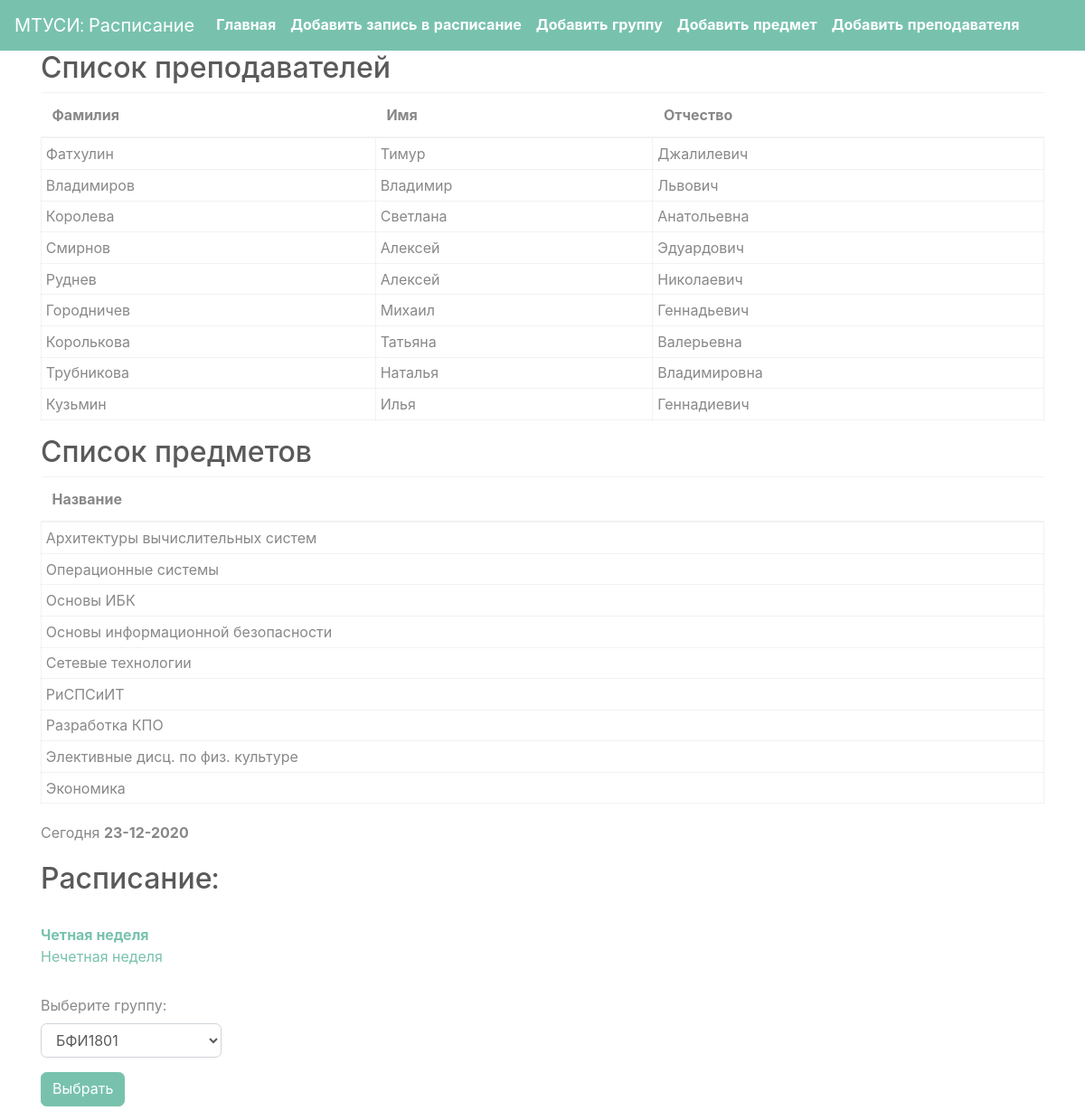
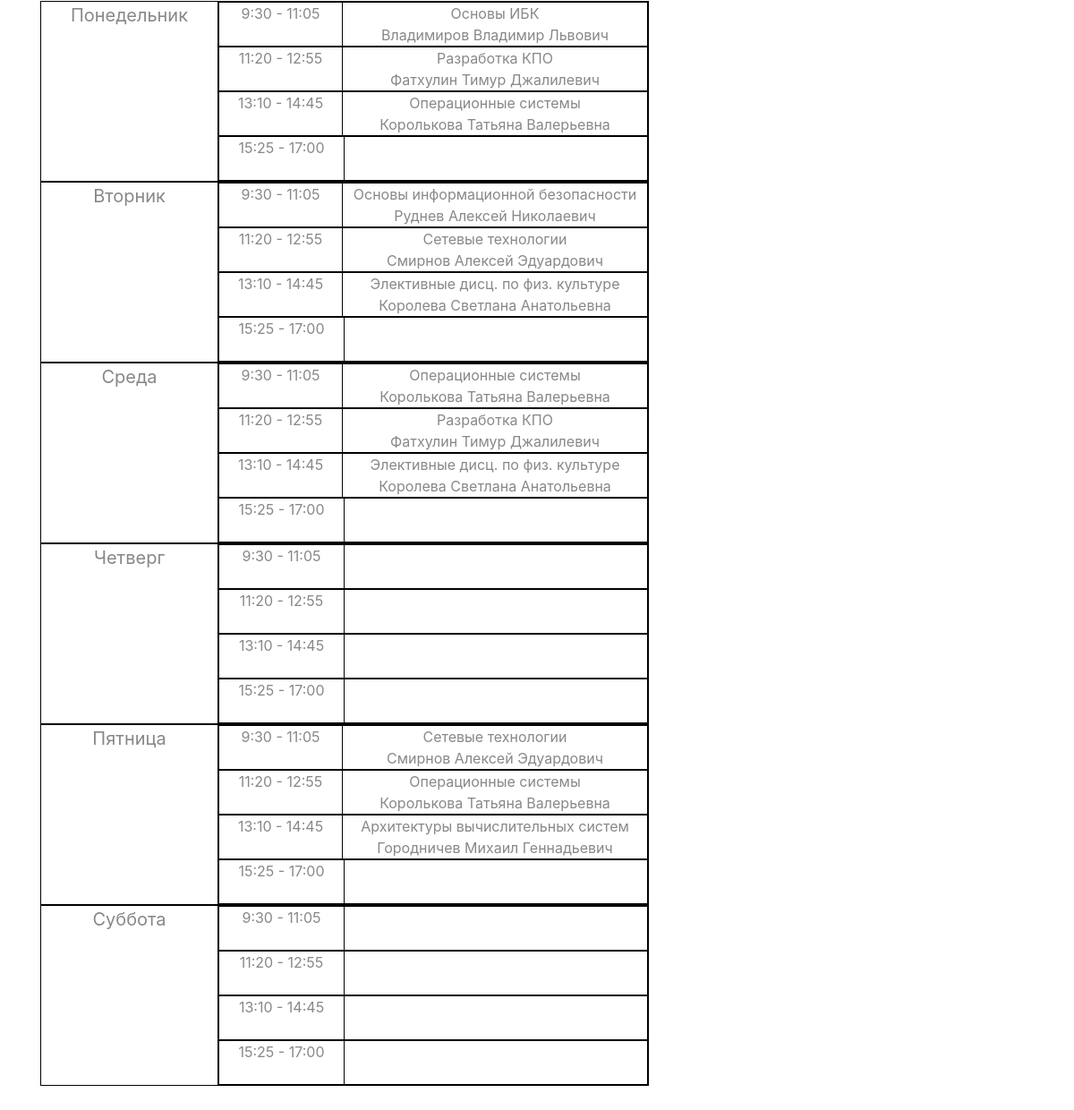
The page / on the database its author committed (2 pictures, top to bottom).
### models/lecturer.py (models this page shows)
class Lecturer(db.Model):
    __tablename__ = 'lecturer'
    id = db.Column(db.Integer, primary_key=True)
    name = db.Column(db.String(30), nullable=False)
    last_name = db.Column(db.String(30), nullable=False)
    surname = db.Column(db.String(30), nullable=False)

### models/subject.py (models this page shows)
class Subject(db.Model):
    __tablename__ = 'subject'
    id = db.Column(db.Integer, primary_key=True)
    subject_name = db.Column(db.String(30), unique=True, nullable=False)

### Routes/Lecturers.py (the view)
@lecturers.route('/')
def index():
    first = datetime.datetime.strptime("09.11.2020", "%d.%m.%Y")
    today = datetime.date.today()
    now = datetime.datetime.now()
    razn = ((now - first).days)
    if (razn // 7) % 2 == 0:
        todned = "Нечетная"
    else:
        todned = "Четная"
    days = ["Понедельник", "Вторник", "Среда", "Четверг", "Пятница", "Суббота"]
    trv = ['9:30 - 11:05','11:20 - 12:55','13:10 - 14:45','15:25 - 17:00']
    cur_group = "БФИ1801"
    group_id = db.session.query(Group.id).filter(Group.name==cur_group).first()[0]
    schedule = db.session.query(Schedule).filter(Schedule.group_id==group_id)
    return render_template('index.html', curdate = today.strftime('%d-%m-%Y'), todned = todned,cur_group=cur_group, days = days, trvs = trv, lecturers=Lecturer.query.all(),subjects=Subject.query.all(),intervals=Interval.query.all(),group_names=Group.query.all(),schedules=schedule)

### templates/index.html (shortened to what this page needs)
<!DOCTYPE html>
<html lang="en">
<head>
    <link rel="stylesheet" type="text/css" href="/static/css/tema.css">
</head>
<body>
    {% include "Nav.html" %}
<div class="container">
        <div class="table_content">
            <h2>Список преподавателей</h2>
            <table class="table table-hover">
                <thead>
                <tr>
                    <th scope="col">Фамилия</th>
                    <th scope="col">Имя</th>
                    <th scope="col">Отчество</th>
                </tr>
                </thead>
                <tbody>
                {% for lecturer in lecturers %}
                <tr class="table table-sm table-bordered">
                    <td>{{ lecturer.last_name }}</td>
                    <td>{{ lecturer.name }}</td>
                    <td>{{ lecturer.surname }}</td>
                {% endfor %}
                </tr>
                </tbody>
            </table>
        </div>
    </div>
    <div class="container">
        <div class="table_content">
            <h2>Список предметов</h2>
            <table class="table table-hover">
                <thead>
                <tr>
                    <th scope="col">Название</th>
                </tr>
                </thead>
                <tbody>
                {% for subject in subjects %}
                <tr class="table table-sm table-bordered">
                    <td>{{ subject.subject_name }}</td>
                {% endfor %}
                </tr>
                </tbody>
            </table>
        </div>
    </div>
    <div class="container">
        <div class="date">Сегодня <span class="todays">{{ curdate }} </span></div>
        <div class="table_content">
            <h2>Расписание:</h2>
                <div class="headd">
                <div>
                    <div><a href='#' class="chet active">Четная неделя</a></div>
                    <div><a href='#' class="nechet">Нечетная неделя</a></div>
                </div>
                </div>
                <form action="" method="post" >
                    <p>
                        <div class="form-group">
                            <label for="cur_group">Выберите группу:</label>
                            <select class="form-control" id="exampleSelect11" name="cur_group">
                            {% for groupn in group_names %}
                            <option>{{ groupn.name }}</option>
                            {% endfor %}
                            </select>
                          </div>
                    </p>
                <p>
                    <input type="submit" class="btn btn-primary" value = "Выбрать">
                </p>
                </form>
                {% for day in days %}
                        <div class="table-rows">
                        <div class="daydiv">{{ day }}</div>
                        <div class="flex-container">
                    {% for trv in trvs %}
                    <div class="kek">
                    <div class="time">{{ trv }}</div>
                        {% for schedule in schedules %}
                        {% if schedule.chet == 0 %}
                        <div class="chet_ned show">
                            {% if schedule.day == day %}
                                    {% for interval in intervals %}
                                        {% if interval.id == schedule.interval_id and interval.interval == trv  %}
                                            <div class="subj_prep">
                                                <div class="subj">
                                                    {% for subject in subjects %}
                                                    {% if subject.id == schedule.subject_id %}
                                                    {{ subject.subject_name }}
                                                    {% endif %}
                                                    {% endfor %}
                                                </div>
                                                <div>
                                                    {% for lecturer in lecturers %}
                                                    {% if lecturer.id == schedule.lecturer_id %}
                                                    {{ lecturer.last_name }} {{ lecturer.name }} {{ lecturer.surname }}
                                                    {% endif %}
                                                    {% endfor %}
                                                </div>
                                            </div>
                                        {% endif %}
                                    {% endfor %}
                            {% endif %}
                        </div>
                        {% endif %}
                        {% endfor %}
                    </div>
                        {% endfor %}
            </div>
                </div>
                {% endfor %}
        </div>
    </div>
</body>
</html>

### templates/Nav.html (shortened to what this page needs)
<nav class="navbar navbar-expand-lg navbar-dark bg-primary">
  <a class="navbar-brand" href="#">МТУСИ: Расписание</a>
  <div class="collapse navbar-collapse" id="navbarColor01">
    <ul class="navbar-nav mr-auto">
      <li class="nav-item active">
        <a class="nav-link" href="/">Главная <span class="sr-only">(current)</span></a>
      </li>
      <li class="nav-item active">
        <a class="nav-link" href="/addNote">Добавить запись в расписание<span class="sr-only">(current)</span></a>
      </li>
      <li class="nav-item active">
        <a class="nav-link" href="/addGroup">Добавить группу <span class="sr-only">(current)</span></a>
      </li>
      <li class="nav-item active">
        <a class="nav-link" href="/addSubject">Добавить предмет <span class="sr-only">(current)</span></a>
      </li>
      <li class="nav-item active">
        <a class="nav-link" href="/addLecturer">Добавить преподавателя <span class="sr-only">(current)</span></a>
      </li>
    </ul>
  </div>
</nav>

### templates/index.html (style rules this page uses)
.date { margin-top: 20px; margin-bottom: 20px; }
.todays { font-weight: bold; }
.flex-container { display: -webkit-flex; display: flex; flex-direction: column; }
.kek { display: -webkit-flex; display: flex; flex-direction: row; border: 1px solid black; height: 50px; width: 480px; }
.table-rows { display: -webkit-flex; display: flex; flex-direction: row; border: 1px solid black; width: 680px; }
.headd { margin: 30px 40px 30px 0; }
.daydiv { width: 200px; font-size: 20px; border-right: 1px solid black; text-align: center; }
.subj_prep { display: -webkit-flex; display: flex; flex-direction: column; align-self: center; width: 340px; text-align: center; }
.subj { text-align: center; }
.time { width: 140px; text-align: center; vertical-align: middle; border-right: 1px solid black; }
form { width: 200px; }
.active { font-weight: bold; }

### rows shown on the page
Lecturer: last_name "Фатхулин", name "Тимур", surname "Джалилевич"
Lecturer: last_name "Владимиров", name "Владимир", surname "Львович"
Lecturer: last_name "Королева", name "Светлана", surname "Анатольевна"
Lecturer: last_name "Смирнов", name "Алексей", surname "Эдуардович"
Lecturer: last_name "Руднев", name "Алексей", surname "Николаевич"
Lecturer: last_name "Городничев", name "Михаил", surname "Геннадьевич"
Lecturer: last_name "Королькова", name "Татьяна", surname "Валерьевна"
Lecturer: last_name "Трубникова", name "Наталья", surname "Владимировна"
Lecturer: last_name "Кузьмин", name "Илья", surname "Геннадиевич"
Subject: subject_name "Архитектуры вычислительных систем"
Subject: subject_name "Операционные системы"
Subject: subject_name "Основы ИБК"
Subject: subject_name "Основы информационной безопасности"
Subject: subject_name "Сетевые технологии"
Subject: subject_name "РиСПСиИТ"
Subject: subject_name "Разработка КПО"
Subject: subject_name "Элективные дисц. по физ. культуре"
Subject: subject_name "Экономика"

### other values the page prints
{{ day }} "Понедельник" "Вторник" "Среда" "Четверг" "Пятница" "Суббота"
{{ trv }} "9:30 - 11:05" "11:20 - 12:55" "13:10 - 14:45" "15:25 - 17:00" "9:30 - 11:05" "11:20 - 12:55" "13:10 - 14:45" "15:25 - 17:00" "9:30 - 11:05" "11:20 - 12:55" "13:10 - 14:45" "15:25 - 17:00" "9:30 - 11:05" "11:20 - 12:55" "13:10 - 14:45" "15:25 - 17:00" "9:30 - 11:05" "11:20 - 12:55" "13:10 - 14:45" "15:25 - 17:00" "9:30 - 11:05" "11:20 - 12:55" "13:10 - 14:45" "15:25 - 17:00"
form field cur_group "БФИ1801"
